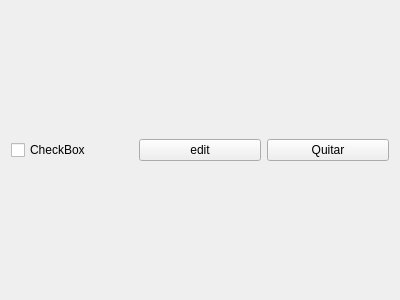
<?xml version="1.0" encoding="UTF-8"?>
<ui version="4.0">
 <class>Task</class>
 <widget class="QWidget" name="Task">
  <property name="geometry">
   <rect>
    <x>0</x>
    <y>0</y>
    <width>400</width>
    <height>300</height>
   </rect>
  </property>
  <property name="windowTitle">
   <string>Form</string>
  </property>
  <layout class="QHBoxLayout" name="horizontalLayout">
   <item>
    <widget class="QCheckBox" name="checkbox">
     <property name="enabled">
      <bool>true</bool>
     </property>
     <property name="text">
      <string>CheckBox</string>
     </property>
    </widget>
   </item>
   <item>
    <widget class="QPushButton" name="editButton">
     <property name="text">
      <string>edit</string>
     </property>
    </widget>
   </item>
   <item>
    <widget class="QPushButton" name="removeButton">
     <property name="text">
      <string>Quitar</string>
     </property>
    </widget>
   </item>
  </layout>
 </widget>
 <resources/>
 <connections/>
</ui>
